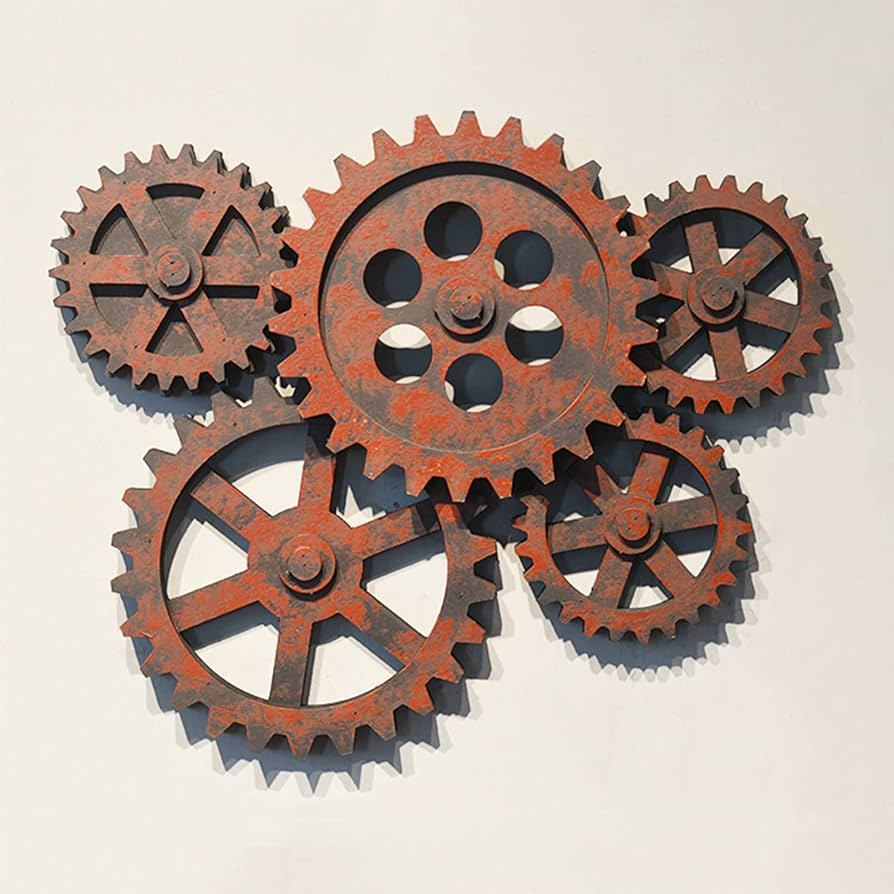
#> input picture 2026-10-15/gears.jpg, 894 x 894 px
$ python ex2-3-canny.py gears.jpg
#> lines starting #> are read from the running program, lines starting #| are printed output that depends on the picture; after the words box and inside, x2 and y2 are one past the last pixel; in counts of white or black regions, pixels touching at a corner belong together
import cv2
import argparse

parser = argparse.ArgumentParser(description="Run Canny Edge corner detection on selected file")
parser.add_argument("file", help="Import image file")

args = parser.parse_args()

img_src = cv2.imread(args.file)
#> img_src is the input picture: shape (894, 894, 3); mean B, G, R 159.6, 170.3, 187.9
img_src = cv2.resize(img_src, None, fx=0.75, fy=0.75, interpolation=cv2.INTER_AREA)
#> img_src: shape (670, 670, 3)
img_gray = cv2.cvtColor(img_src, cv2.COLOR_BGR2GRAY)
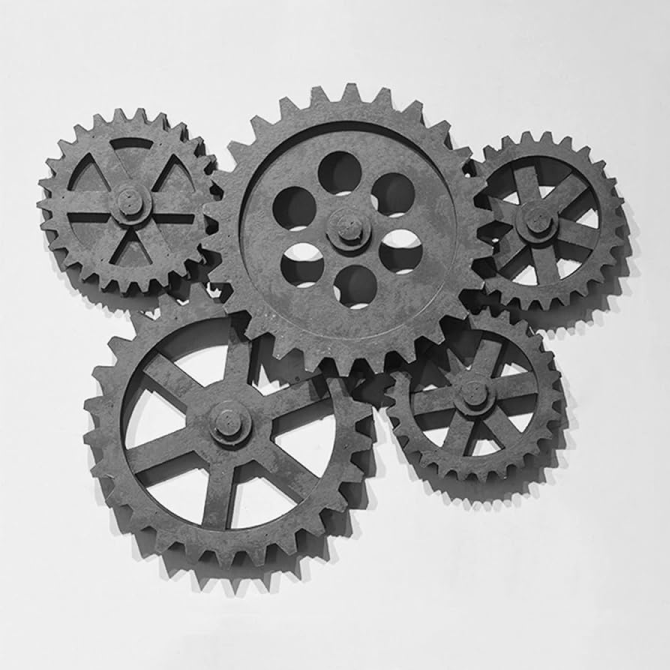
#> img_gray: shape (670, 670); min 2, max 253, mean 174.2
img_gray = cv2.resize(img_gray, None, fx=0.75, fy=0.75, interpolation=cv2.INTER_AREA)
#> img_gray: shape (502, 502)
img_dst = cv2.Canny(img_gray, 300, 600)
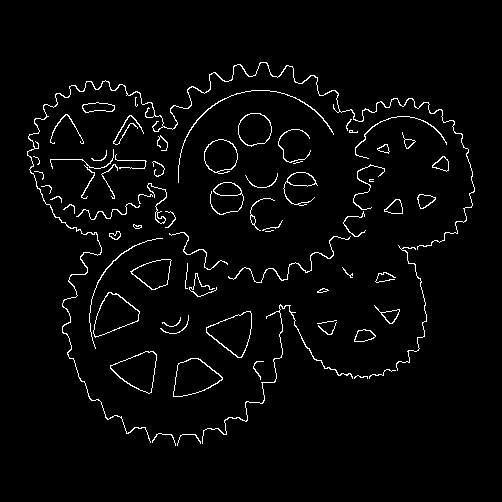
#> img_dst: shape (502, 502); 2.9% white in thin lines or dots, all inside (x1, y1, x2, y2) = (27, 62, 475, 446)
cv2.putText(img_dst,"282658015",(50,50),cv2.FONT_HERSHEY_PLAIN,3,(255,255,0),5)
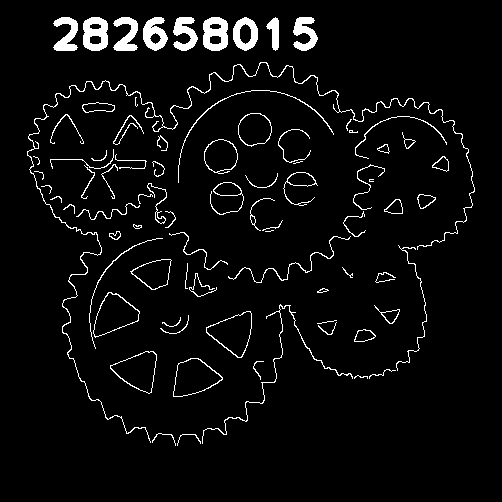
#> img_dst: shape (502, 502); 4.7% white; 80 white regions (9 under 20 px), largest, box (x1, y1, x2, y2) and area: (27, 62, 475, 443) 1756, (83, 17, 108, 51) 623, (203, 17, 228, 51) 623


cv2.imshow('src', img_src)
cv2.imshow('dst', img_dst)
cv2.waitKey(0)
cv2.destroyAllWindows()
